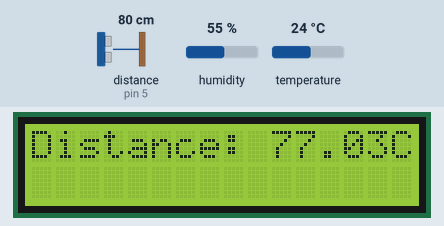
This sketch was run on a simulated Arduino Uno, built with avr-gcc and run on an emulated ATmega328P. On the bench: 16×2 character LCD. Wiring (inferred from the names in the program): ultrasonic range finder: trigger pin 6; echo pin 5. Inputs (shaded band) come from the test bench; at power-on: distance to the obstacle (sensor on pin 5) 80 cm, humidity 55 %, temperature 24 °C. The echo pulse lasts 58.3 µs per cm; what the sketch prints to the serial monitor is not drawn.

Above: at 1.2 s.
1.3 s: distance to the obstacle (sensor on pin 5) set to 2 cm
At 4.2 s:
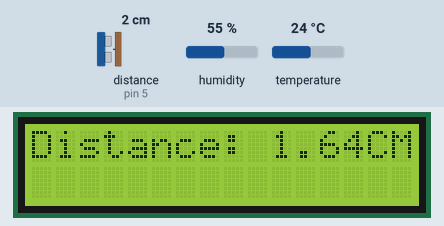
7.4 s: humidity set to 22 %
At 9.5 s:
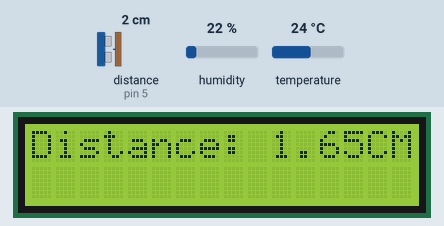
10.2 s: temperature set to 12 °C
At 11.7 s:
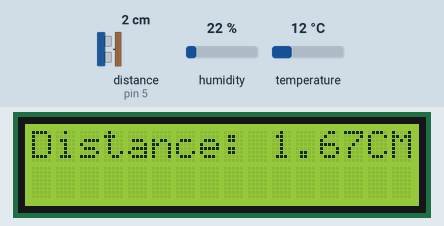
13.3 s: distance to the obstacle (sensor on pin 5) set to 9 cm
At 14.3 s:
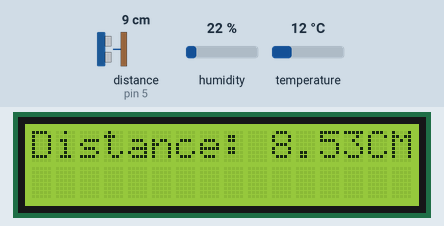
14.8 s: humidity set to 40 %
At 17.0 s:
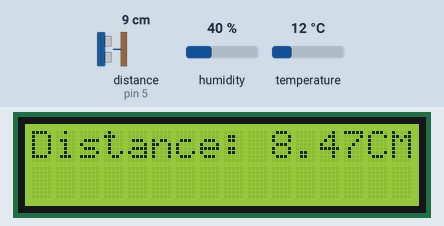
17.9 s: distance to the obstacle (sensor on pin 5) set to 4 cm
At 18.7 s:
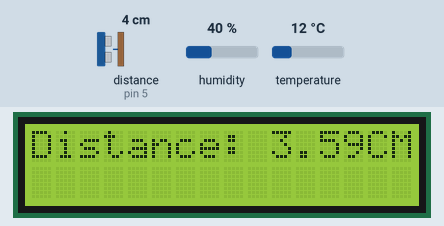
Timing chart, 0 to 20.9 s (numbered marks = the images above; inputs shaded):
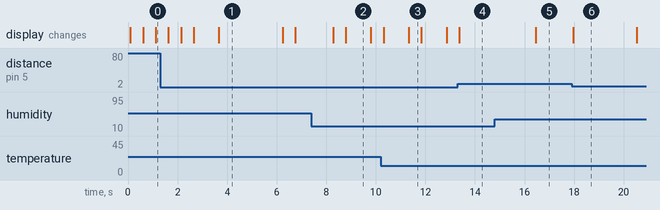

The sketch:

Ultrasonic_On_LCD_With_DHT_11.ino
```cpp
// The goal of this lab activity was to utilize two libraries together to better calculate
//the distance measurment of the ultrasonic sensor, these skills transfer
// to other libraries and other functions that we may want to combine.

#include <DHT.h>
#include <LiquidCrystal.h>
#define DHTPIN 2      // the DHT11 data pin
#define DHTTYPE DHT11 // the DHT11 sensor type
DHT dht(DHTPIN, DHTTYPE);
//define the Trig pin
#define trigPin 6
//Define the echo pin
#define echoPin 5
#define maxDistance 100
// initialize the library with the numbers of the interface pins
LiquidCrystal lcd(7, 8, 9, 10, 11, 12);
void setup() {
  Serial.begin(9600);
  //Setting the pinmodes
  pinMode(trigPin, OUTPUT);
  pinMode(echoPin, INPUT);
  //setting up the LCD
  dht.begin();
  lcd.begin(16, 2);
}
void loop() {
  //Creating the variables from the DHT11
  float temperature = dht.readTemperature();
  float humidity = dht.readHumidity();

  // measure distance using HC-SR04
  digitalWrite(trigPin, LOW);
  delayMicroseconds(2);
  digitalWrite(trigPin, HIGH);
  delayMicroseconds(10);
  digitalWrite(trigPin, LOW);
  //Variables for the Ultrasonic
  float duration = pulseIn(echoPin, HIGH);
  float distance = duration * 0.034 / 2;
// calculate the compensated distance based on temperature and humidity
    float compensatedDistance = distance / (1 + 0.00016 * temperature + 0.00039 * humidity);
    //serial print the distance
    Serial.print("Distance (cm): ");
    Serial.print(compensatedDistance);
    //serial print the temprature in C
    Serial.print(", Temperature (C): ");
    Serial.print(temperature);
    //serial print the humdity
    Serial.print(", Humidity (%): ");
    Serial.println(humidity);
    //set the LCD
  lcd.setCursor(0, 0);
  //Display the distance on the LCD
  lcd.print("Distance: ");
  lcd.print(compensatedDistance);
  lcd.print("CM");
  delay(500);
  }
```

Measured:
- after the input at 1.3 s, the display: first changes after 0.32 s (image 1 shows a later state)
- after the input at 7.4 s, the display: first changes after 0.88 s (image 2 shows a later state)
- after the input at 10.2 s, the display: first changes after 0.12 s (image 3 shows a later state)
- after the input at 13.3 s, the display: changes after 0.07 s (image 4)
- after the input at 14.8 s, the display: changes after 1.6 s (image 5)
- after the input at 17.9 s, the display: changes after 0.06 s (image 6)
- what the display in image 1 shows lasts 2.5 s, from 3.7 s to 6.2 s
